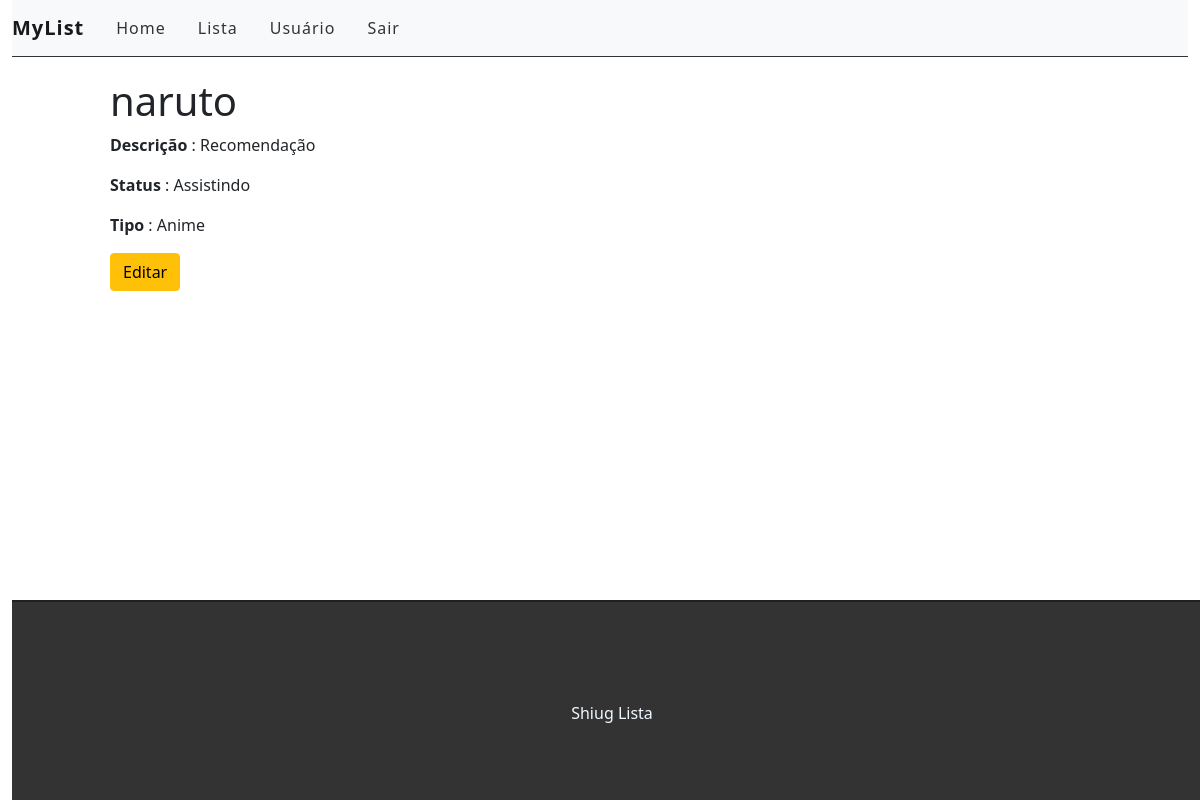
The app's page /list/13 (signed in) with its own data.
### list/models.py (models this page shows, shortened)
class Lista(models.Model):
    STATUS = (
    ('Assistindo','Assistindo'),
    ('Assistido', 'Assistido'),
    ('A Assistir','A Assistir'),
    )
    Tipo = (
        ('Filme', 'Filme'),
        ('Anime','Anime'),
        ('Série','Série'),
    )
    user = models.ForeignKey(get_user_model(), on_delete=models.CASCADE)
    titulo = models.CharField(max_length=255)
    descricao = models.TextField()
    status = models.CharField(
        max_length=10,
        choices=STATUS,
        blank=True,
    )
    tipo = models.CharField(
        max_length=5,
        choices=Tipo
    )
    created_at = models.DateTimeField(auto_now_add=True)
    updated_at = models.DateTimeField(auto_now=True)

### list/views.py (the view)
# urls.py: path('list/<int:id>', views.listaview, name='lista-view'),
@login_required
def listaview(request, id):
    lista = get_object_or_404(Lista, pk=id )
    return render(request, 'list/list.html', {'lista' : lista })

### list/templates/list/list.html (shortened to what this page needs)
{% extends 'base.html'%}
{% block content%}
 <div class="offset-1 col-10 list-div">
    <h1>{{lista.titulo}}</h1>
    <p> <b>Descrição</b> : {{lista.descricao}}</p>
    <p><b>Status</b> : {{lista.status}}</p>
    <p><b>Tipo</b> : {{lista.tipo}}</p>
    <span><a class="btn btn-warning" style="margin-bottom: 20px;" href="{% url 'editar' lista.id %}">Editar</a></span>
 </div>
{% endblock %}

### list/static/css/style.css (style rules this page uses)
.list-div { padding: 0; }

### records on screen
Lista: titulo "naruto", descricao "Recomendação", status "Assistindo", tipo "Anime"
